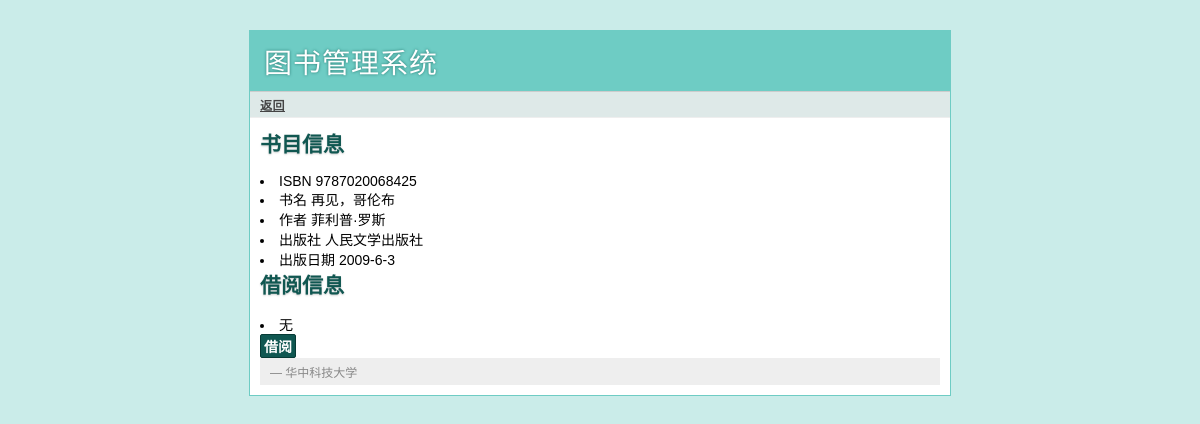
The page /reader/book/9787020068425 on the database its author committed.
### tables this page shows
CREATE TABLE books(
       book_id text primary key,
       book_name text not null,
       author text not null,
       publish_com text not null,
       publish_date text not null
);

### book.py (the view, shortened to what this page needs)
@app.route('/reader/book/<id>', methods=['GET', 'POST'])
def reader_book(id):
    reader_judge()
    error = None
    book = query_db("select * from books where book_id = ?", [id], one=True)
    reader = query_db(
        "select * from borrows where book_id = ?",
        [id],
        one=True,
    )
    count = query_db(
        "select count(book_id) from borrows where user_name = ?",
        [g.user],
        one=True,
    )
    current_time = time.strftime("%Y-%m-%d", time.localtime(time.time()))
    return_time = time.strftime(
        "%Y-%m-%d",
        time.localtime(time.time() + 2_600_000),
    )
    return render_template(
        "reader_book.html",
        book=book,
        reader=reader,
        error=error,
    )

### book.py (called while the page is built)
def get_db():
    if "sqlite_db" not in g:
        g.sqlite_db = sqlite3.connect(current_app.config["DATABASE"])
        g.sqlite_db.row_factory = sqlite3.Row
    return g.sqlite_db

@app.teardown_appcontext
def close_database(exception):
    db = g.pop("sqlite_db", None)
    if db is not None:
        db.close()

def query_db(query, args=(), one=False):
    cur = get_db().execute(query, args)
    rv = cur.fetchall()
    return (rv[0] if rv else None) if one else rv

@app.before_request
def before_request():
    g.user = None
    if "user_id" in session:
        g.user = session["user_id"]

def reader_judge():
    if not session.get("user_id"):
        error = "Invalid reader, please login"
        return render_template("reader_login.html", error=error)

### templates/reader_login.html (shortened to what this page needs)
{% extends "layout.html" %}

### templates/reader_book.html (shortened to what this page needs)
{% extends 'layout.html' %}
{% block link %}
	{% if book %}
	<a href="{{ url_for('reader')}}"> 返回 </a>
	{% endif %}
{% endblock %}
{% block body %}
	<h2> 书目信息 </h2>
	{% if book %}
	<li> ISBN            	{{book.book_id}} </li>
	<li> 书名        		{{book.book_name}} </li>
	<li> 作者        		{{book.author}} </li>
	<li> 出版社     	{{book.publish_com}} </li>
	<li> 出版日期   	{{book.publish_date}} </li>
	{% endif %}
	<div >
	  <h2 > 借阅信息 </h2>
	  {% if reader  %}
	  <li> 借阅者姓名 {{reader.user_name}}</li>
	  <li> 借阅日期  {{reader.date_borrow}}</li>
	  <li> 还书日期  {{reader.date_return}}</li>
	  {% else %}
	  <li> 无 </li>
	  {% endif %}
	  <form action="" method=post>
	    <div class=actions>
	      <input type=submit value="借阅">
	    </div>
	  </form>
{% endblock %}

### static/style.css (style rules this page uses)
a { color: #26776F; }
input[type="submit"] { background: #105751; border: 1px solid #073B36; padding: 1px 3px; font-family: 'Trebuchet MS', sans-serif; font-size: 14px; font-weight: bold; -moz-border-radius: 2px; -webkit-border-radius: 2px; color: white; }
div.page div.navigation a { color: #444; font-weight: bold; }
div.page h2 { margin: 0 0 15px 0; color: #105751; text-shadow: 0 1px 2px #ccc; }

### rows shown on the page
books: book_id "9787020068425", book_name "再见，哥伦布", author "菲利普·罗斯", publish_com "人民文学出版社", publish_date "2009-6-3"
